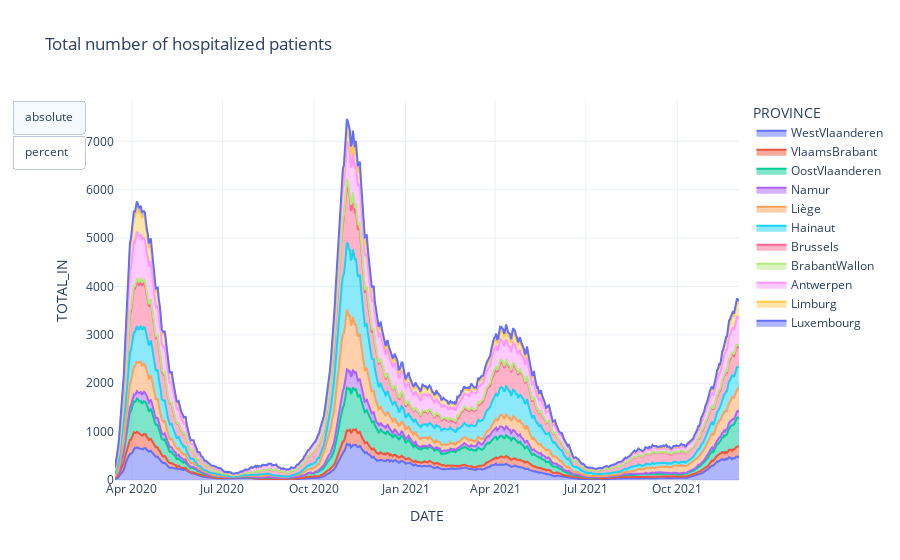

Here is the notebook cell this chart was saved with:
### Code cell
def hospi_provinces():
    fig = px.area(df_prov_tot, x="DATE", y="TOTAL_IN", color="PROVINCE",title="Total number of hospitalized patients")
    fig.update_layout(template="plotly_white")
    fig.update_layout(
    updatemenus=[
        dict(
            type="buttons",
            direction="up",
            buttons=list([
                dict(
                    args=[{"groupnorm": ""}],
                    label="absolute",
                    method="restyle"
                ),
                dict(
                    args=[{"groupnorm": "percent"}],
                    label="percent",
                    method="restyle"
                )
            ]),
        ),
    ])
    return fig
hospi_provinces()

### Figure 1 — Plotly figure (JSON) as saved in the notebook; plotly's stock layout.template omitted (floating-point values rounded to 4 significant figures; data arrays with more than 128 entries replaced by an {"elided": "..."} marker saying what was removed)
{"data": [{"hovertemplate": "PROVINCE=WestVlaanderen<br>DATE=%{x}<br>TOTAL_IN=%{y}<extra></extra>", "legendgroup": "WestVlaanderen", "line": {"color": "#636efa"}, "mode": "lines", "name": "WestVlaanderen", "orientation": "v", "showlegend": true, "stackgroup": "1", "type": "scatter", "x": {"elided": "628 str values"}, "xaxis": "x", "y": {"elided": "628 int values"}, "yaxis": "y"}, {"hovertemplate": "PROVINCE=VlaamsBrabant<br>DATE=%{x}<br>TOTAL_IN=%{y}<extra></extra>", "legendgroup": "VlaamsBrabant", "line": {"color": "#EF553B"}, "mode": "lines", "name": "VlaamsBrabant", "orientation": "v", "showlegend": true, "stackgroup": "1", "type": "scatter", "x": {"elided": "628 str values"}, "xaxis": "x", "y": {"elided": "628 int values"}, "yaxis": "y"}, {"hovertemplate": "PROVINCE=OostVlaanderen<br>DATE=%{x}<br>TOTAL_IN=%{y}<extra></extra>", "legendgroup": "OostVlaanderen", "line": {"color": "#00cc96"}, "mode": "lines", "name": "OostVlaanderen", "orientation": "v", "showlegend": true, "stackgroup": "1", "type": "scatter", "x": {"elided": "628 str values"}, "xaxis": "x", "y": {"elided": "628 int values"}, "yaxis": "y"}, {"hovertemplate": "PROVINCE=Namur<br>DATE=%{x}<br>TOTAL_IN=%{y}<extra></extra>", "legendgroup": "Namur", "line": {"color": "#ab63fa"}, "mode": "lines", "name": "Namur", "orientation": "v", "showlegend": true, "stackgroup": "1", "type": "scatter", "x": {"elided": "628 str values"}, "xaxis": "x", "y": {"elided": "628 int values"}, "yaxis": "y"}, {"hovertemplate": "PROVINCE=Liège<br>DATE=%{x}<br>TOTAL_IN=%{y}<extra></extra>", "legendgroup": "Liège", "line": {"color": "#FFA15A"}, "mode": "lines", "name": "Liège", "orientation": "v", "showlegend": true, "stackgroup": "1", "type": "scatter", "x": {"elided": "628 str values"}, "xaxis": "x", "y": {"elided": "628 int values"}, "yaxis": "y"}, {"hovertemplate": "PROVINCE=Hainaut<br>DATE=%{x}<br>TOTAL_IN=%{y}<extra></extra>", "legendgroup": "Hainaut", "line": {"color": "#19d3f3"}, "mode": "lines", "name": "Hainaut", "orientation": "v", "showlegend": true, "stackgroup": "1", "type": "scatter", "x": {"elided": "628 str values"}, "xaxis": "x", "y": {"elided": "628 int values"}, "yaxis": "y"}, {"hovertemplate": "PROVINCE=Brussels<br>DATE=%{x}<br>TOTAL_IN=%{y}<extra></extra>", "legendgroup": "Brussels", "line": {"color": "#FF6692"}, "mode": "lines", "name": "Brussels", "orientation": "v", "showlegend": true, "stackgroup": "1", "type": "scatter", "x": {"elided": "628 str values"}, "xaxis": "x", "y": {"elided": "628 int values"}, "yaxis": "y"}, {"hovertemplate": "PROVINCE=BrabantWallon<br>DATE=%{x}<br>TOTAL_IN=%{y}<extra></extra>", "legendgroup": "BrabantWallon", "line": {"color": "#B6E880"}, "mode": "lines", "name": "BrabantWallon", "orientation": "v", "showlegend": true, "stackgroup": "1", "type": "scatter", "x": {"elided": "628 str values"}, "xaxis": "x", "y": {"elided": "628 int values"}, "yaxis": "y"}, {"hovertemplate": "PROVINCE=Antwerpen<br>DATE=%{x}<br>TOTAL_IN=%{y}<extra></extra>", "legendgroup": "Antwerpen", "line": {"color": "#FF97FF"}, "mode": "lines", "name": "Antwerpen", "orientation": "v", "showlegend": true, "stackgroup": "1", "type": "scatter", "x": {"elided": "628 str values"}, "xaxis": "x", "y": {"elided": "628 int values"}, "yaxis": "y"}, {"hovertemplate": "PROVINCE=Limburg<br>DATE=%{x}<br>TOTAL_IN=%{y}<extra></extra>", "legendgroup": "Limburg", "line": {"color": "#FECB52"}, "mode": "lines", "name": "Limburg", "orientation": "v", "showlegend": true, "stackgroup": "1", "type": "scatter", "x": {"elided": "628 str values"}, "xaxis": "x", "y": {"elided": "628 int values"}, "yaxis": "y"}, {"hovertemplate": "PROVINCE=Luxembourg<br>DATE=%{x}<br>TOTAL_IN=%{y}<extra></extra>", "legendgroup": "Luxembourg", "line": {"color": "#636efa"}, "mode": "lines", "name": "Luxembourg", "orientation": "v", "showlegend": true, "stackgroup": "1", "type": "scatter", "x": {"elided": "628 str values"}, "xaxis": "x", "y": {"elided": "628 int values"}, "yaxis": "y"}], "layout": {"legend": {"title": {"text": "PROVINCE"}, "tracegroupgap": 0}, "title": {"text": "Total number of hospitalized patients"}, "updatemenus": [{"buttons": [{"args": [{"groupnorm": ""}], "label": "absolute", "method": "restyle"}, {"args": [{"groupnorm": "percent"}], "label": "percent", "method": "restyle"}], "direction": "up", "type": "buttons"}], "xaxis": {"anchor": "y", "domain": [0, 1], "title": {"text": "DATE"}}, "yaxis": {"anchor": "x", "domain": [0, 1], "title": {"text": "TOTAL_IN"}}}}
